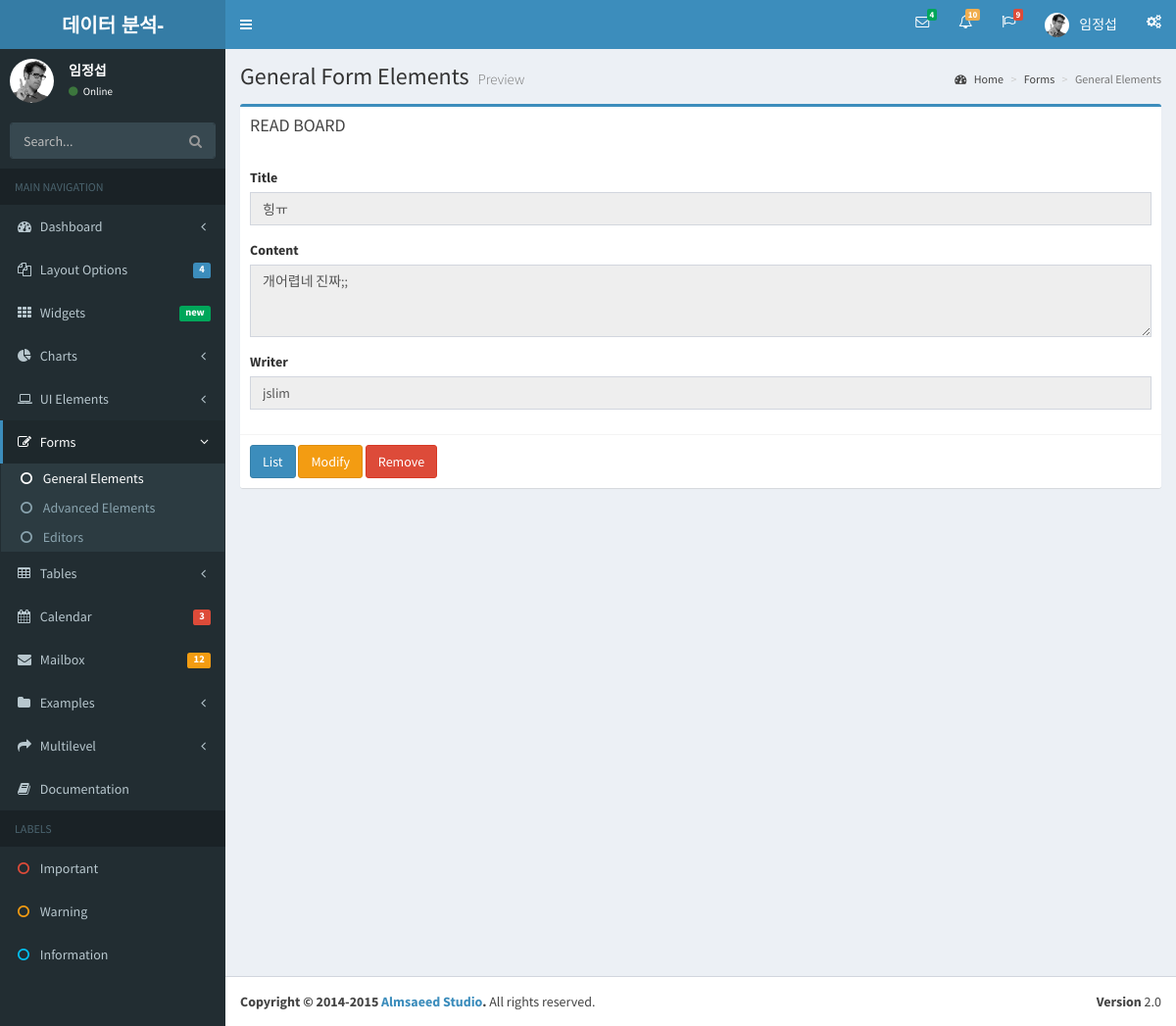
Page /bbs/bbs_read/3 (signed in) on the committed database.
### bbsApp/models.py (models this page shows, shortened)
class Bbs(models.Model) :
    title   = models.CharField(max_length=100)
    writer  = models.CharField(max_length=100)
    content = models.TextField()
    regdate = models.DateTimeField(default=timezone.now)
    viewcnt = models.IntegerField(default=0)

### bbsApp/views.py (the view)
# urls.py: path('bbs_read/<int:id>',   views.bbs_read,         name='bbs_read'),
def bbs_read(request, id) :
    print('request bbs_read param id - ', id)
    board = Bbs.objects.get(id=id)
    board.viewcnt = board.viewcnt + 1
    board.save()
    context = {'board' : board,
               'name'   : request.session['user_name'],
               'id'     : request.session['user_id']
               }
    return render(request, 'read.html', context)

### bbsApp/templates/read.html (shortened to what this page needs)
{% include 'header.html' %}
{% block content %}
<section class="content">
	<div class="row">
		<div class="col-md-12">
			<div class="box box-primary">
				<div class="box-header">
					<h3 class="box-title">READ BOARD</h3>
				</div>
<div class="box-body">
	<div class="form-group">
		<label for="exampleInputEmail1">Title</label> <input type="text"
			name='title' class="form-control" value="{{board.title}}"
			readonly="readonly">
	</div>
	<div class="form-group">
		<label for="exampleInputPassword1">Content</label>
		<textarea class="form-control" name="content" rows="3"
			readonly="readonly">{{board.content}}</textarea>
	</div>
	<div class="form-group">
		<label for="exampleInputEmail1">Writer</label> <input type="text"
			name="writer" class="form-control" value="{{board.writer}}"
			readonly="readonly">
	</div>
</div>
<div class="box-footer">
	<button type="button" class="btn btn-primary" id ="listBtn">List</button>
	{% if id == board.writer %}
	<button type="button" class="btn btn-warning" id ="modiBtn">Modify</button>
	<button type="button" class="btn btn-danger" id ="remoBtn">Remove</button>
	{% endif %}
</div>
			</div>
		</div>
	</div>
</section>
</div>
{% endblock %}
{% include 'footer.html' %}

### rows in the picture
Bbs: title "힝ㅠ", content "개어렵네 진짜;;", writer "jslim"

### other values in the picture
{{ name }} "임정섭"
